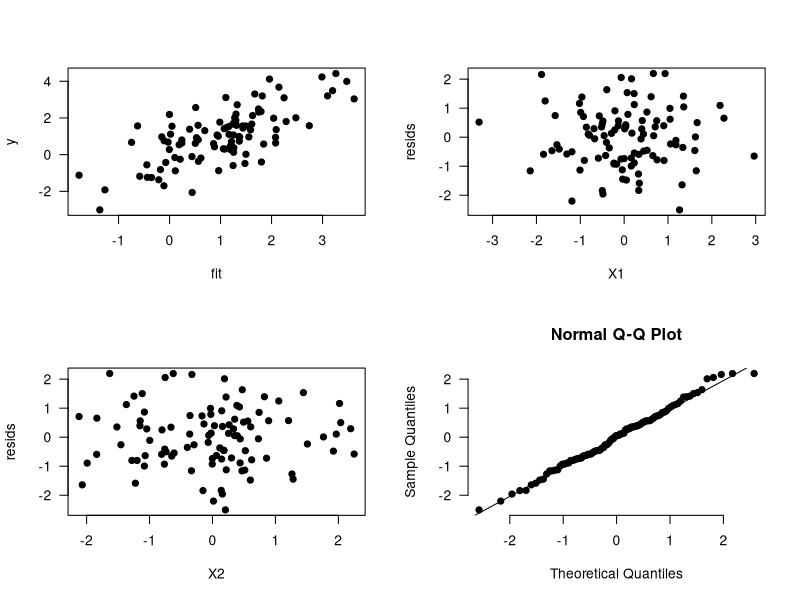

This figure's R source:
## ---- chunk 1
generate.data <- function(n){
  X = matrix(rnorm(2*n), n, 2)
  epsilon = rnorm(n)
  beta = runif(3, -1, 1) 
  y = cbind(1,X)%*%beta + epsilon # how would you generate y from a linear model?
  df = data.frame(y=y, X1 = X[,1], X2 = X[,2])
  return(df)
}

estimate.and.plot <- function(dataframe, ...){
  mdl = lm(y~X1+X2, data=dataframe)
  resids = residuals(mdl) # how do you get residuals?
  fit = fitted(mdl) # how do you get the fitted values?
  par(mfrow=c(2,2))
  with(dataframe, { ## Answer a question below about this line
    plot(y~fit, las=1, pch=19,...)
    plot(resids~X1, las=1, pch=19,...)
    plot(resids~X2, las=1, pch=19,...)
    })
  qqnorm(resids, pch=19, bty='n',las=1)
  qqline(resids)
  return(mdl)
}
## ---- chunk 2
# 1. Use this chunk to generate some data with the first function. 
# 2. Estimate the model with the second function.
# 3. Uncomment the code below to include a table with coefficient 
#    estimates (replace mdl with the correct output from the second
#    function).

dataframe = generate.data(100)
mdl = estimate.and.plot(dataframe)
knitr::kable(summary(mdl)$coef, digits=3)
